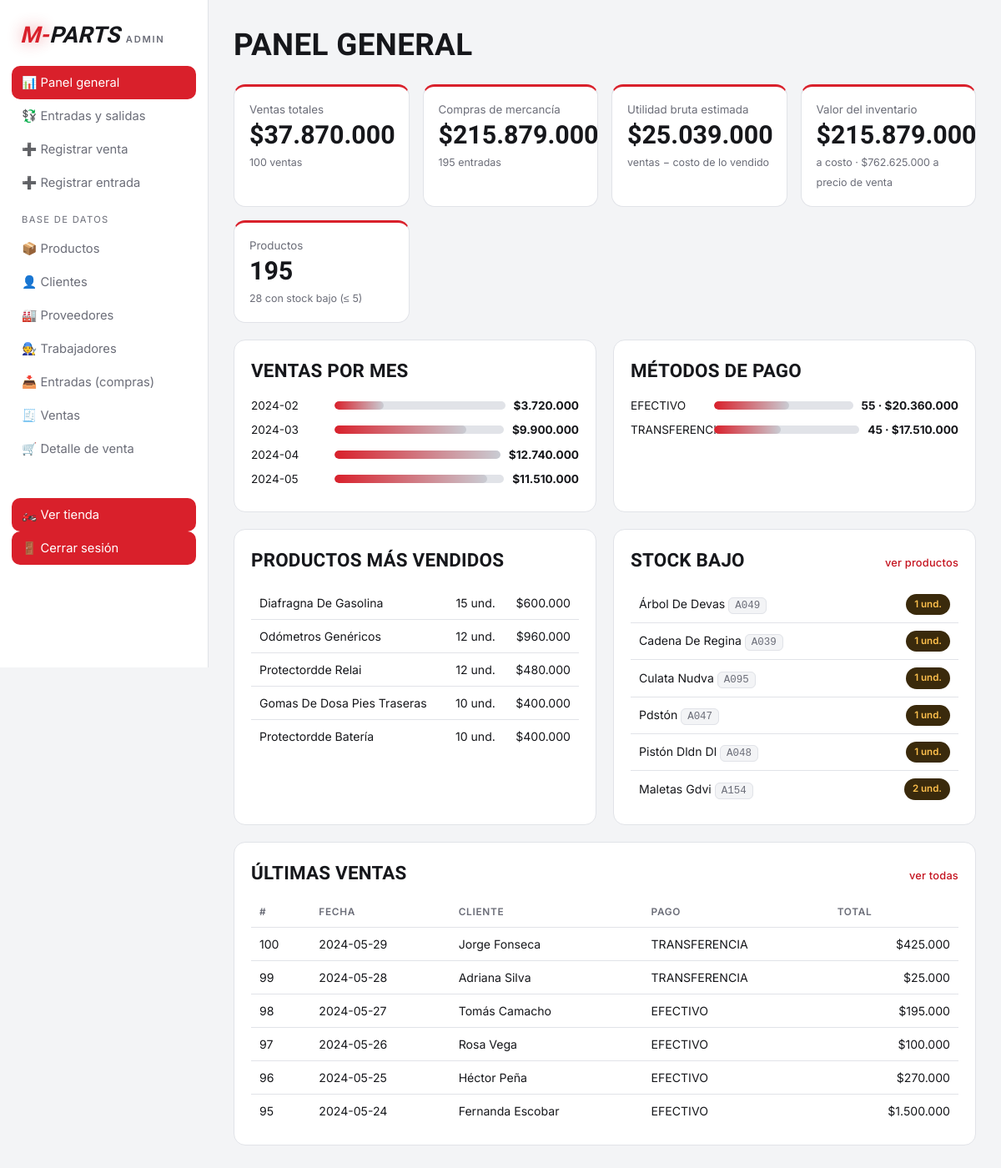
/mparts_app/mparts/admin/index.php (signed in), run on the app's committed database.
### tables this page shows
CREATE TABLE `productos` (
  `codigo_producto` varchar(20) NOT NULL,
  `nombre` varchar(150) NOT NULL,
  `categoria` varchar(100) DEFAULT NULL,
  `compras_iniciales` int(11) NOT NULL DEFAULT 0,
  `ventas_registradas` int(11) DEFAULT 0,
  `stock_actual` int(11) NOT NULL DEFAULT 0,
  `costo_unitario` decimal(12,2) NOT NULL DEFAULT 0.00,
  `precio_venta` decimal(12,2) NOT NULL DEFAULT 0.00,
  PRIMARY KEY (`codigo_producto`)
);

CREATE TABLE `ventas` (
  `id_venta` int(11) NOT NULL,
  `fecha` date NOT NULL,
  `id_cliente` bigint(20) NOT NULL,
  `id_trabajador` bigint(20) NOT NULL,
  `metodo_pago` varchar(30) NOT NULL,
  `total` decimal(14,2) NOT NULL DEFAULT 0.00,
  PRIMARY KEY (`id_venta`),
  KEY `idx_ventas_cliente` (`id_cliente`),
  KEY `idx_ventas_trabajador` (`id_trabajador`),
  CONSTRAINT `fk_ventas_cliente` FOREIGN KEY (`id_cliente`) REFERENCES `clientes` (`id_cliente`),
  CONSTRAINT `fk_ventas_trabajador` FOREIGN KEY (`id_trabajador`) REFERENCES `trabajadores` (`id_trabajador`)
);

### mparts_app_infinity/config.php (called while the page is built, shortened)
<?php
function h($s): string { return htmlspecialchars((string)$s, ENT_QUOTES, 'UTF-8'); }
function cop($n): string { return '$' . number_format((float)$n, 0, ',', '.'); }
function nombre($s): string { return mb_convert_case(mb_strtolower($s), MB_CASE_TITLE); }

### mparts_app/mparts/admin/index.php (the view)
<?php
require __DIR__ . '/includes/boot.php';
$one = fn($sql) => $pdo->query($sql)->fetch(PDO::FETCH_NUM);
[$vTot, $vN] = $one("SELECT COALESCE(SUM(total),0), COUNT(*) FROM ventas");
[$eTot, $eN] = $one("SELECT COALESCE(SUM(total),0), COUNT(*) FROM entradas");
[$invC, $invV, $nProd] = $one("SELECT COALESCE(SUM(stock_actual*costo_unitario),0), COALESCE(SUM(stock_actual*precio_venta),0), COUNT(*) FROM productos");
[$bajo] = $one("SELECT COUNT(*) FROM productos WHERE stock_actual <= 5");
[$util] = $one("SELECT COALESCE(SUM(d.subtotal - d.cantidad*p.costo_unitario),0) FROM detalle_venta d JOIN productos p ON p.codigo_producto=d.codigo_producto");
$meses = array_reverse($pdo->query("SELECT DATE_FORMAT(fecha,'%Y-%m') m, SUM(total) t FROM ventas GROUP BY m ORDER BY m DESC LIMIT 12")->fetchAll());
$maxM = max(array_merge([1], array_column($meses, 't')));
$pagos = $pdo->query("SELECT metodo_pago, COUNT(*) n, SUM(total) t FROM ventas GROUP BY metodo_pago ORDER BY t DESC")->fetchAll();
$top = $pdo->query("SELECT p.nombre, SUM(d.cantidad) u, SUM(d.subtotal) t FROM detalle_venta d JOIN productos p ON p.codigo_producto=d.codigo_producto GROUP BY d.codigo_producto, p.nombre ORDER BY u DESC LIMIT 5")->fetchAll();
$ult = $pdo->query("SELECT v.id_venta, v.fecha, CONCAT(c.nombre,' ',c.apellido) cli, v.metodo_pago, v.total FROM ventas v LEFT JOIN clientes c ON c.id_cliente=v.id_cliente ORDER BY v.fecha DESC, v.id_venta DESC LIMIT 6")->fetchAll();
$low = $pdo->query("SELECT codigo_producto, nombre, stock_actual FROM productos WHERE stock_actual <= 5 ORDER BY stock_actual ASC, nombre LIMIT 6")->fetchAll();
$titulo = 'Panel general'; $activo = 'dash'; include __DIR__ . '/includes/top.php';
?>
<section class="kpis">
  <div class="kpi"><small>Ventas totales</small><b><?= cop($vTot) ?></b><span><?= $vN ?> ventas</span></div>
  <div class="kpi"><small>Compras de mercancía</small><b><?= cop($eTot) ?></b><span><?= $eN ?> entradas</span></div>
  <div class="kpi"><small>Utilidad bruta estimada</small><b><?= cop($util) ?></b><span>ventas − costo de lo vendido</span></div>
  <div class="kpi"><small>Valor del inventario</small><b><?= cop($invC) ?></b><span>a costo · <?= cop($invV) ?> a precio de venta</span></div>
  <div class="kpi"><small>Productos</small><b><?= $nProd ?></b><span><?= $bajo ?> con stock bajo (≤ 5)</span></div>
</section>
<section class="cols">
  <div class="panel"><h2>Ventas por mes</h2>
    <?php foreach ($meses as $x): ?><div class="hbar"><span><?= h($x['m']) ?></span><div><i style="width:<?= round($x['t'] / $maxM * 100) ?>%"></i></div><b><?= cop($x['t']) ?></b></div><?php endforeach; ?>
    <?php if (!$meses): ?><p class="muted">Aún no hay ventas.</p><?php endif; ?></div>
  <div class="panel"><h2>Métodos de pago</h2>
    <?php foreach ($pagos as $x): ?><div class="hbar"><span><?= h($x['metodo_pago']) ?></span><div><i style="width:<?= $vTot ? round($x['t'] / $vTot * 100) : 0 ?>%"></i></div><b><?= $x['n'] ?> · <?= cop($x['t']) ?></b></div><?php endforeach; ?></div>
</section>
<section class="cols">
  <div class="panel"><h2>Productos más vendidos</h2><table><tbody>
    <?php foreach ($top as $x): ?><tr><td><?= h(nombre($x['nombre'])) ?></td><td class="num"><?= (int)$x['u'] ?> und.</td><td class="num"><?= cop($x['t']) ?></td></tr><?php endforeach; ?></tbody></table></div>
  <div class="panel"><h2>Stock bajo <a class="more" href="tabla.php?t=productos">ver productos</a></h2><table><tbody>
    <?php foreach ($low as $x): ?><tr><td><?= h(nombre($x['nombre'])) ?> <code><?= h($x['codigo_producto']) ?></code></td><td class="num"><span class="badge <?= $x['stock_actual'] <= 0 ? 'out' : 'low' ?>"><?= (int)$x['stock_actual'] ?> und.</span></td></tr><?php endforeach; ?>
    <?php if (!$low): ?><tr><td class="muted">Todo el inventario tiene stock suficiente.</td></tr><?php endif; ?></tbody></table></div>
</section>
<div class="panel"><h2>Últimas ventas <a class="more" href="tabla.php?t=ventas">ver todas</a></h2><div class="tw"><table><thead><tr><th>#</th><th>Fecha</th><th>Cliente</th><th>Pago</th><th>Total</th></tr></thead><tbody>
  <?php foreach ($ult as $x): ?><tr><td><?= $x['id_venta'] ?></td><td><?= h(substr($x['fecha'], 0, 10)) ?></td><td><?= h($x['cli']) ?></td><td><?= h($x['metodo_pago']) ?></td><td class="num"><?= cop($x['total']) ?></td></tr><?php endforeach; ?></tbody></table></div></div>
<?php include __DIR__ . '/includes/bottom.php';

### mparts_app/mparts/assets/css/style.css (style rules this page uses)
:root { --bg:#0b0c0f;--card:#14151a;--line:#2b2d35;--tx:#f2f3f5;--mu:#9a9ea9;--ac:#d9202b;--ac-tx:#ff5a63;--ac2:#c9ccd3;--r:14px }
@media (prefers-color-scheme:light) { :root { --bg:#f3f4f6;--card:#fff;--line:#e1e3e8;--tx:#16171b;--mu:#6b6d78;--ac-tx:#c4121e } }
* { box-sizing:border-box }
html { scroll-behavior:smooth }
body { margin:0;background:var(--bg);color:var(--tx);font:16px/1.5 Inter,system-ui,sans-serif }
a { color:inherit;text-decoration:none }
h1,h2,h3,.logo { font-family:'Barlow Condensed',sans-serif;letter-spacing:.01em }
code { font-size:.78rem;color:var(--mu);background:var(--bg);padding:2px 7px;border-radius:6px;border:1px solid var(--line) }
.badge { font-style:normal;font-size:.72rem;font-weight:600;padding:4px 10px;border-radius:999px;display:inline-block }
.badge.low { background:#3a2a0c;color:#ffc14d }

### mparts_app/mparts/assets/css/admin.css (style rules this page uses)
body.adm { display:grid;grid-template-columns:250px 1fr;min-height:100vh }
.panel { background:var(--card);border:1px solid var(--line);border-radius:var(--r);padding:20px;margin-bottom:20px }
.panel h2 { margin:0 0 14px;font-size:1.4rem;text-transform:uppercase;display:flex;justify-content:space-between;align-items:baseline }
.more { font:500 .8rem Inter;color:var(--ac-tx);text-transform:none }
.kpis { display:grid;grid-template-columns:repeat(auto-fit,minmax(200px,1fr));gap:16px;margin-bottom:20px }
.kpi { background:var(--card);border:1px solid var(--line);border-radius:var(--r);padding:18px;border-top:3px solid var(--ac) }
.kpi small { color:var(--mu);display:block }
.kpi b { display:block;font:800 1.9rem 'Barlow Condensed';margin:2px 0 }
.kpi span { color:var(--mu);font-size:.78rem }
.cols { display:grid;grid-template-columns:1fr 1fr;gap:20px }
.cols .panel { margin:0 }
.cols { margin-bottom:20px }
.hbar { display:grid;grid-template-columns:90px 1fr auto;gap:10px;align-items:center;margin:9px 0;font-size:.85rem }
.hbar div { height:10px;background:var(--line);border-radius:99px;overflow:hidden }
.hbar i { display:block;height:100%;background:linear-gradient(90deg,var(--ac),var(--ac2));border-radius:99px }
.tw { overflow-x:auto }
table { width:100%;border-collapse:collapse;font-size:.88rem }
th { text-align:left;color:var(--mu);font-weight:600;font-size:.74rem;text-transform:uppercase;letter-spacing:.06em;padding:8px 10px;border-bottom:1px solid var(--line);white-space:nowrap }
td { padding:9px 10px;border-bottom:1px solid var(--line);vertical-align:middle }
tr:last-child td { border-bottom:0 }
.num { text-align:right;white-space:nowrap }

### data on the page
productos: nombre "Árbol De Devas", codigo_producto "A049", stock_actual "1"
productos: nombre "Cadena De Regina", codigo_producto "A039", stock_actual "1"
productos: nombre "Culata Nudva", codigo_producto "A095", stock_actual "1"
productos: nombre "Pdstón", codigo_producto "A047", stock_actual "1"
productos: nombre "Pistón Dldn Dl", codigo_producto "A048", stock_actual "1"
productos: nombre "Maletas Gdvi", codigo_producto "A154", stock_actual "2"
ventas: id_venta "100", fecha "2024-05-29", cli "Jorge Fonseca", metodo_pago "TRANSFERENCIA", total "$425.000"
ventas: id_venta "99", fecha "2024-05-28", cli "Adriana Silva", metodo_pago "TRANSFERENCIA", total "$25.000"
ventas: id_venta "98", fecha "2024-05-27", cli "Tomás Camacho", metodo_pago "EFECTIVO", total "$195.000"
ventas: id_venta "97", fecha "2024-05-26", cli "Rosa Vega", metodo_pago "EFECTIVO", total "$100.000"
ventas: id_venta "96", fecha "2024-05-25", cli "Héctor Peña", metodo_pago "EFECTIVO", total "$270.000"
ventas: id_venta "95", fecha "2024-05-24", cli "Fernanda Escobar", metodo_pago "EFECTIVO", total "$1.500.000"

### other printed values
$txt "📊 Panel general 💱 Entradas y salidas ➕ Registrar venta ➕ Registrar entrada 🏍️ Ver tienda 🚪 Cerrar sesión"
$txt "📦 Productos"
$txt "👤 Clientes"
$txt "🏭 Proveedores"
$txt "🧑‍🔧 Trabajadores"
$txt "📥 Entradas (compras)"
$txt "🧾 Ventas"
$txt "🛒 Detalle de venta"
$titulo "PANEL GENERAL"
cop($vTot) "$37.870.000"
$vN "100"
cop($eTot) "$215.879.000"
$eN "195"
cop($util) "$25.039.000"
cop($invC) "$215.879.000"
